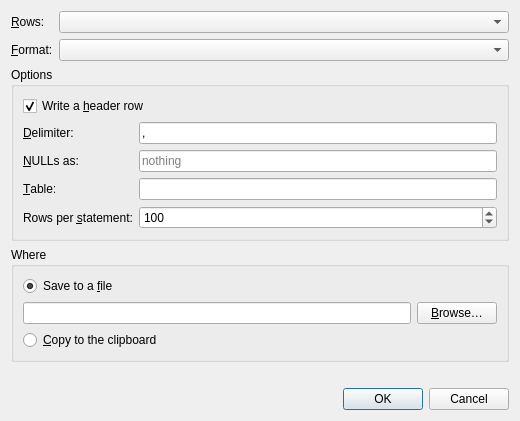
<?xml version="1.0" encoding="UTF-8"?>
<ui version="4.0">
 <class>ExportDialog</class>
 <widget class="QDialog" name="ExportDialog">
  <property name="geometry">
   <rect>
    <x>0</x>
    <y>0</y>
    <width>520</width>
    <height>420</height>
   </rect>
  </property>
  <property name="windowTitle">
   <string>Export Rows</string>
  </property>
  <layout class="QVBoxLayout" name="dialogLayout">
   <item>
    <layout class="QFormLayout" name="whatLayout">
     <item row="0" column="0">
      <widget class="QLabel" name="rowsLabel">
       <property name="text">
        <string>&amp;Rows:</string>
       </property>
       <property name="buddy">
        <cstring>rows</cstring>
       </property>
      </widget>
     </item>
     <item row="0" column="1">
      <widget class="QComboBox" name="rows"/>
     </item>
     <item row="1" column="0">
      <widget class="QLabel" name="formatLabel">
       <property name="text">
        <string>&amp;Format:</string>
       </property>
       <property name="buddy">
        <cstring>format</cstring>
       </property>
      </widget>
     </item>
     <item row="1" column="1">
      <widget class="QComboBox" name="format"/>
     </item>
    </layout>
   </item>
   <item>
    <widget class="QGroupBox" name="optionsBox">
     <property name="title">
      <string>Options</string>
     </property>
     <layout class="QFormLayout" name="optionsLayout">
      <item row="0" column="0" colspan="2">
       <widget class="QCheckBox" name="header">
        <property name="text">
         <string>Write a &amp;header row</string>
        </property>
        <property name="checked">
         <bool>true</bool>
        </property>
       </widget>
      </item>
      <item row="1" column="0">
       <widget class="QLabel" name="delimiterLabel">
        <property name="text">
         <string>&amp;Delimiter:</string>
        </property>
        <property name="buddy">
         <cstring>delimiter</cstring>
        </property>
       </widget>
      </item>
      <item row="1" column="1">
       <widget class="QLineEdit" name="delimiter">
        <property name="maxLength">
         <number>1</number>
        </property>
        <property name="text">
         <string>,</string>
        </property>
       </widget>
      </item>
      <item row="2" column="0">
       <widget class="QLabel" name="nullLabel">
        <property name="text">
         <string>&amp;NULLs as:</string>
        </property>
        <property name="buddy">
         <cstring>nullText</cstring>
        </property>
       </widget>
      </item>
      <item row="2" column="1">
       <widget class="QLineEdit" name="nullText">
        <property name="placeholderText">
         <string>nothing</string>
        </property>
       </widget>
      </item>
      <item row="3" column="0">
       <widget class="QLabel" name="tableLabel">
        <property name="text">
         <string>&amp;Table:</string>
        </property>
        <property name="buddy">
         <cstring>table</cstring>
        </property>
       </widget>
      </item>
      <item row="3" column="1">
       <widget class="QLineEdit" name="table"/>
      </item>
      <item row="4" column="0">
       <widget class="QLabel" name="bulkLabel">
        <property name="text">
         <string>Rows per &amp;statement:</string>
        </property>
        <property name="buddy">
         <cstring>bulkRows</cstring>
        </property>
       </widget>
      </item>
      <item row="4" column="1">
       <widget class="QSpinBox" name="bulkRows">
        <property name="minimum">
         <number>1</number>
        </property>
        <property name="maximum">
         <number>10000</number>
        </property>
        <property name="value">
         <number>100</number>
        </property>
       </widget>
      </item>
     </layout>
    </widget>
   </item>
   <item>
    <widget class="QGroupBox" name="destinationBox">
     <property name="title">
      <string>Where</string>
     </property>
     <layout class="QVBoxLayout" name="destinationLayout">
      <item>
       <widget class="QRadioButton" name="toFile">
        <property name="text">
         <string>Save to a &amp;file</string>
        </property>
        <property name="checked">
         <bool>true</bool>
        </property>
       </widget>
      </item>
      <item>
       <layout class="QHBoxLayout" name="pathLayout">
        <item>
         <widget class="QLineEdit" name="path"/>
        </item>
        <item>
         <widget class="QPushButton" name="browse">
          <property name="text">
           <string>&amp;Browse…</string>
          </property>
         </widget>
        </item>
       </layout>
      </item>
      <item>
       <widget class="QRadioButton" name="toClipboard">
        <property name="text">
         <string>&amp;Copy to the clipboard</string>
        </property>
       </widget>
      </item>
     </layout>
    </widget>
   </item>
   <item>
    <widget class="QLabel" name="note">
     <property name="wordWrap">
      <bool>true</bool>
     </property>
     <property name="text">
      <string/>
     </property>
    </widget>
   </item>
   <item>
    <spacer name="filler">
     <property name="orientation">
      <enum>Qt::Orientation::Vertical</enum>
     </property>
     <property name="sizeHint" stdset="0">
      <size>
       <width>0</width>
       <height>0</height>
      </size>
     </property>
    </spacer>
   </item>
   <item>
    <widget class="QDialogButtonBox" name="buttons">
     <property name="standardButtons">
      <set>QDialogButtonBox::StandardButton::Cancel|QDialogButtonBox::StandardButton::Ok</set>
     </property>
    </widget>
   </item>
  </layout>
 </widget>
 <resources/>
 <connections/>
</ui>
